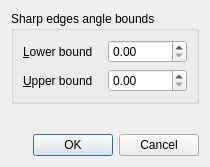
<ui version="4.0" >
 <class>OptionDialog</class>
 <widget class="QDialog" name="OptionDialog" >
  <property name="geometry" >
   <rect>
    <x>0</x>
    <y>0</y>
    <width>210</width>
    <height>167</height>
   </rect>
  </property>
  <property name="windowTitle" >
   <string>Set options</string>
  </property>
  <property name="windowIcon" >
   <iconset resource="../../../../../Surface_mesher/demo/Surface_mesher/qt4-demo/surface_mesher.qrc" >:/icons/cgal_logo.xpm</iconset>
  </property>
  <layout class="QVBoxLayout" >
   <item>
    <widget class="QGroupBox" name="groupBox" >
     <property name="title" >
      <string>Sharp edges angle bounds</string>
     </property>
     <layout class="QGridLayout" >
      <item row="0" column="0" >
       <layout class="QGridLayout" >
        <item row="0" column="0" >
         <widget class="QLabel" name="label" >
          <property name="text" >
           <string>&amp;Lower bound</string>
          </property>
          <property name="buddy" >
           <cstring>angle_lower_bound</cstring>
          </property>
         </widget>
        </item>
        <item row="0" column="1" >
         <widget class="QDoubleSpinBox" name="angle_lower_bound" >
          <property name="maximum" >
           <double>180.000000000000000</double>
          </property>
         </widget>
        </item>
        <item row="1" column="0" >
         <widget class="QLabel" name="label_2" >
          <property name="text" >
           <string>&amp;Upper bound</string>
          </property>
          <property name="buddy" >
           <cstring>angle_upper_bound</cstring>
          </property>
         </widget>
        </item>
        <item row="1" column="1" >
         <widget class="QDoubleSpinBox" name="angle_upper_bound" >
          <property name="maximum" >
           <double>180.000000000000000</double>
          </property>
         </widget>
        </item>
       </layout>
      </item>
     </layout>
    </widget>
   </item>
   <item>
    <spacer>
     <property name="orientation" >
      <enum>Qt::Vertical</enum>
     </property>
     <property name="sizeHint" >
      <size>
       <width>20</width>
       <height>0</height>
      </size>
     </property>
    </spacer>
   </item>
   <item>
    <widget class="QDialogButtonBox" name="buttonBox" >
     <property name="orientation" >
      <enum>Qt::Horizontal</enum>
     </property>
     <property name="standardButtons" >
      <set>QDialogButtonBox::Cancel|QDialogButtonBox::NoButton|QDialogButtonBox::Ok</set>
     </property>
    </widget>
   </item>
  </layout>
 </widget>
 <resources>
  <include location="../../../../../Surface_mesher/demo/Surface_mesher/qt4-demo/surface_mesher.qrc" />
 </resources>
 <connections>
  <connection>
   <sender>buttonBox</sender>
   <signal>accepted()</signal>
   <receiver>OptionDialog</receiver>
   <slot>accept()</slot>
   <hints>
    <hint type="sourcelabel" >
     <x>227</x>
     <y>215</y>
    </hint>
    <hint type="destinationlabel" >
     <x>157</x>
     <y>90</y>
    </hint>
   </hints>
  </connection>
  <connection>
   <sender>buttonBox</sender>
   <signal>rejected()</signal>
   <receiver>OptionDialog</receiver>
   <slot>reject()</slot>
   <hints>
    <hint type="sourcelabel" >
     <x>243</x>
     <y>221</y>
    </hint>
    <hint type="destinationlabel" >
     <x>252</x>
     <y>90</y>
    </hint>
   </hints>
  </connection>
 </connections>
</ui>
